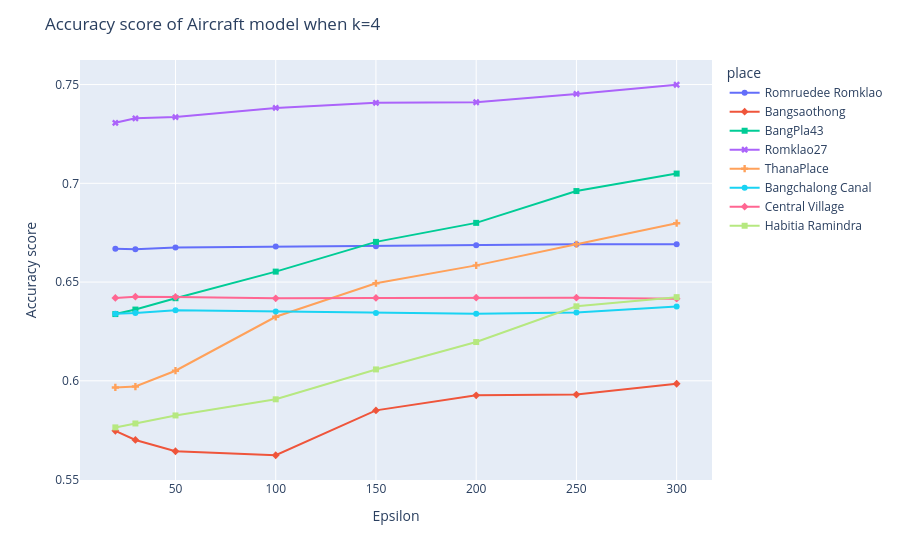

Notebook code cell kept with this figure:
### Code cell
fig = px.line(df_viz_k_4, x="dbscan_epsilon", y="accuracy score", color="place", symbol="place")
fig.update_layout(title='Accuracy score of Aircraft model when k=4',
                   xaxis_title='Epsilon',
                   yaxis_title='Accuracy score')
fig.show()

### Figure 1 — Plotly figure (JSON) as saved in the notebook; plotly's stock layout.template omitted (floating-point values rounded to 4 significant figures)
{"data": [{"hovertemplate": "place=Romruedee Romklao<br>dbscan_epsilon=%{x}<br>accuracy score=%{y}<extra></extra>", "legendgroup": "Romruedee Romklao", "line": {"color": "#636efa", "dash": "solid"}, "marker": {"symbol": "circle"}, "mode": "markers+lines", "name": "Romruedee Romklao", "orientation": "v", "showlegend": true, "type": "scatter", "x": [20, 30, 50, 100, 150, 200, 250, 300], "xaxis": "x", "y": [0.6668, 0.6667, 0.6675, 0.668, 0.6681, 0.6686, 0.6692, 0.6692], "yaxis": "y"}, {"hovertemplate": "place=Bangsaothong<br>dbscan_epsilon=%{x}<br>accuracy score=%{y}<extra></extra>", "legendgroup": "Bangsaothong", "line": {"color": "#EF553B", "dash": "solid"}, "marker": {"symbol": "diamond"}, "mode": "markers+lines", "name": "Bangsaothong", "orientation": "v", "showlegend": true, "type": "scatter", "x": [20, 30, 50, 100, 150, 200, 250, 300], "xaxis": "x", "y": [0.5747, 0.5701, 0.5643, 0.5623, 0.585, 0.5927, 0.5931, 0.5985], "yaxis": "y"}, {"hovertemplate": "place=BangPla43<br>dbscan_epsilon=%{x}<br>accuracy score=%{y}<extra></extra>", "legendgroup": "BangPla43", "line": {"color": "#00cc96", "dash": "solid"}, "marker": {"symbol": "square"}, "mode": "markers+lines", "name": "BangPla43", "orientation": "v", "showlegend": true, "type": "scatter", "x": [20, 30, 50, 100, 150, 200, 250, 300], "xaxis": "x", "y": [0.6338, 0.6361, 0.6418, 0.6553, 0.6703, 0.68, 0.6961, 0.7049], "yaxis": "y"}, {"hovertemplate": "place=Romklao27<br>dbscan_epsilon=%{x}<br>accuracy score=%{y}<extra></extra>", "legendgroup": "Romklao27", "line": {"color": "#ab63fa", "dash": "solid"}, "marker": {"symbol": "x"}, "mode": "markers+lines", "name": "Romklao27", "orientation": "v", "showlegend": true, "type": "scatter", "x": [20, 30, 50, 100, 150, 200, 250, 300], "xaxis": "x", "y": [0.7306, 0.7329, 0.7335, 0.7382, 0.7408, 0.741, 0.7453, 0.7499], "yaxis": "y"}, {"hovertemplate": "place=ThanaPlace<br>dbscan_epsilon=%{x}<br>accuracy score=%{y}<extra></extra>", "legendgroup": "ThanaPlace", "line": {"color": "#FFA15A", "dash": "solid"}, "marker": {"symbol": "cross"}, "mode": "markers+lines", "name": "ThanaPlace", "orientation": "v", "showlegend": true, "type": "scatter", "x": [20, 30, 50, 100, 150, 200, 250, 300], "xaxis": "x", "y": [0.5967, 0.5971, 0.6051, 0.6324, 0.6494, 0.6585, 0.6691, 0.6798], "yaxis": "y"}, {"hovertemplate": "place=Bangchalong Canal<br>dbscan_epsilon=%{x}<br>accuracy score=%{y}<extra></extra>", "legendgroup": "Bangchalong Canal", "line": {"color": "#19d3f3", "dash": "solid"}, "marker": {"symbol": "circle"}, "mode": "markers+lines", "name": "Bangchalong Canal", "orientation": "v", "showlegend": true, "type": "scatter", "x": [20, 30, 50, 100, 150, 200, 250, 300], "xaxis": "x", "y": [0.634, 0.6343, 0.6357, 0.6351, 0.6343, 0.634, 0.6346, 0.6376], "yaxis": "y"}, {"hovertemplate": "place=Central Village<br>dbscan_epsilon=%{x}<br>accuracy score=%{y}<extra></extra>", "legendgroup": "Central Village", "line": {"color": "#FF6692", "dash": "solid"}, "marker": {"symbol": "diamond"}, "mode": "markers+lines", "name": "Central Village", "orientation": "v", "showlegend": true, "type": "scatter", "x": [20, 30, 50, 100, 150, 200, 250, 300], "xaxis": "x", "y": [0.642, 0.6426, 0.6425, 0.6418, 0.642, 0.6421, 0.6421, 0.6416], "yaxis": "y"}, {"hovertemplate": "place=Habitia Ramindra<br>dbscan_epsilon=%{x}<br>accuracy score=%{y}<extra></extra>", "legendgroup": "Habitia Ramindra", "line": {"color": "#B6E880", "dash": "solid"}, "marker": {"symbol": "square"}, "mode": "markers+lines", "name": "Habitia Ramindra", "orientation": "v", "showlegend": true, "type": "scatter", "x": [20, 30, 50, 100, 150, 200, 250, 300], "xaxis": "x", "y": [0.5764, 0.5784, 0.5825, 0.5906, 0.6058, 0.6196, 0.6377, 0.6424], "yaxis": "y"}], "layout": {"legend": {"title": {"text": "place"}, "tracegroupgap": 0}, "margin": {"t": 60}, "title": {"text": "Accuracy score of Aircraft model when k=4"}, "xaxis": {"anchor": "y", "domain": [0, 1], "title": {"text": "Epsilon"}}, "yaxis": {"anchor": "x", "domain": [0, 1], "title": {"text": "Accuracy score"}}}}
